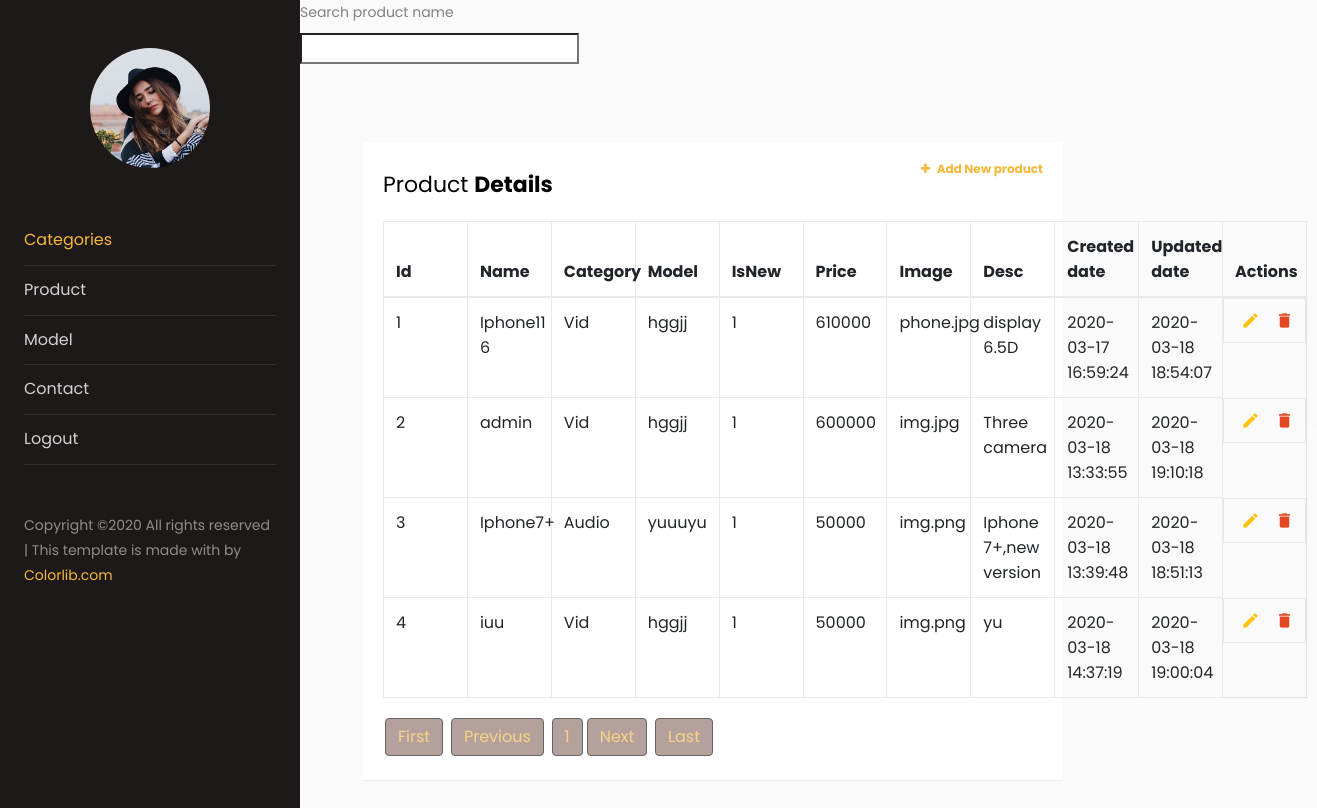
The app's page /products/addProductinfo.php with its own data.
### tables this page shows
CREATE TABLE `products` (
  `id` int(5) NOT NULL,
  `prName` varchar(255) DEFAULT NULL,
  `category_id` int(11) NOT NULL,
  `model_id` int(11) NOT NULL,
  `is_New` tinyint(1) DEFAULT NULL,
  `price` int(20) DEFAULT NULL,
  `image_path` varchar(100) DEFAULT NULL,
  `description` varchar(255) DEFAULT NULL,
  `created_date` datetime DEFAULT NULL,
  `update_date` timestamp NULL DEFAULT NULL ON UPDATE CURRENT_TIMESTAMP
);

CREATE TABLE `categories` (
  `id` int(5) NOT NULL,
  `name` varchar(255) NOT NULL,
  `created_date` date DEFAULT NULL,
  `update_date` date DEFAULT NULL
);

CREATE TABLE `models` (
  `id` int(5) NOT NULL,
  `title` varchar(255) DEFAULT NULL,
  `category_id` int(11) DEFAULT NULL,
  `created_date` datetime DEFAULT NULL,
  `update_date` timestamp NULL DEFAULT NULL ON UPDATE CURRENT_TIMESTAMP
);

### products/addProductinfo.php (the view, shortened to what this page needs)
<?php
include "../backend/connect.php";
require_once "../frontend/front.php";
$products = $conn->query("SELECT `products`.*, `categories`.`name`,`models`.`title`
                                        FROM `products`
                                            LEFT JOIN `categories` ON products.category_id=categories.id
                                            LEFT JOIN `models` ON products.model_id=models.id");
$products->execute();
$arr = $products->fetchAll(PDO::FETCH_ASSOC);
?>
<html lang="en">
<head>
    <link rel="stylesheet" href="https://stackpath.bootstrapcdn.com/font-awesome/4.7.0/css/font-awesome.min.css">
    <link rel="stylesheet" href="https://maxcdn.bootstrapcdn.com/font-awesome/4.7.0/css/font-awesome.min.css">
    <link rel="stylesheet" href="../css/style.css">
    <link rel="stylesheet" href="../sidebar-01/css/style.css">
</head>
<body>
<form">
<label for="search">Search product name</label>
<br>
<input type="search" id="prSearch" name="search">
<div id="content" class="p-4 p-md-5">
    <div class="all">
        <div class="container">
            <div class="table-wrapper">
                <div class="table-title">
                    <div class="row">
                        <div class="col-sm-8"><h2>Product <b>Details</b></h2></div>
                        <div class="col-sm-4">
                            <a href="newProduct.php" class="add-new"><i class="fa fa-plus"></i> Add New
                                product<a>
                        </div>
                    </div>
                </div>
                <table style="width:140%"
                       class="table table-bordered" id="table_data">
                    <thead>
                    <tr>
                        <th style="width:20%">Id</th>
                        <th style="width:20%">Name</th>
                        <th style="width:20%">Category</th>
                        <th style="width:20%">Model</th>
                        <th style="width:20%">IsNew</th>
                        <th style="width:20%">Price</th>
                        <th style="width:20%">Image</th>
                        <th style="width:20%">Desc</th>
                        <th style="width:20%">Created date</th>
                        <th style="width:20%">Updated date</th>
                        <th style="width:20%">Actions</th>
                    </tr>
                    </thead>
                    <tbody>
                    <?php
                    if(isset($_GET['pages']) && !empty($_GET['pages'])){
                    $currentPage = $_GET['pages'];
                    }else{
                    $currentPage = 1;
                    }
                    $offset = 10;
                    $sql = "SELECT count(*) FROM `products`";
                    $result = $conn->prepare($sql);
                    $result->execute();
                    $number_of_rows = $result->fetchColumn();
                    $count=ceil($number_of_rows/$offset);
                    foreach ($arr as $v) {
                    ?>
                    <tr>
                        <td><?php echo $v["id"] ?></td>
                        <td><?php echo $v["prName"] ?></td>
                        <td><?php echo $v["name"] ?></td>
                        <td><?php echo $v["title"] ?></td>
                        <td><?php echo $v["is_New"] ?></td>
                        <td><?php echo $v["price"] ?></td>
                        <td><?php echo $v["image_path"] ?></td>
                        <td><?php echo $v["description"] ?></td>
                        <td><?php echo $v["created_date"] ?></td>
                        <td><?php echo $v["update_date"] ?></td>
                        <td style="display: flex">
                            <a href="editProduct.php?id=<?= $v['id'] ?>&category_id=<?=$v['category_id']?>&model_id=<?=$v['model_id']?>" class="edit" title="Edit"
                               data-toggle="tooltip"><i class="material-icons">&#xE254;</i></a>
                            <a style="color:#E34724" class="clear" title="Delete" data-toggle="tooltip"><i
                                        class="material-icons">&#xE872;</i></a>
                        </td>
                    </tr>
                    <?php
                    }
                    ?>
                    </tbody>
                </table>
                <?php
                echo "
                <button class='btn'><a href='addProductinfo.php?pages=1'>First</a></button>
                <button class='btn'><a href='addProductinfo.php?pages=" .($currentPage-1)."'>Previous</a></button>";
                for($currentPage=1;$currentPage <= $count;$currentPage++) {
                    echo "
<button class='btn'><a href='?addProductinfo?pages=$currentPage'>$currentPage</a></button>";
                }
                echo "<button class='btn'><a href='addProductinfo.php?pages=".($currentPage+1)."'>Next</a></button>
<button class='btn'><a href='addProductinfo.php?pages=$count'>Last</a></button>";
                ?>
            </div>
        </div>
    </div>
</div>
</body>
</html>

### css/style.css (style rules this page uses)
body { background-image: url("../images/bg.jpg"); background-repeat: no-repeat; background-size: 100%; }

### products/addProductinfo.php (style rules this page uses)
.btn { background-color: #846459; border: 1px solid black; text-decoration: none; color: white; padding: 6px 12px; text-align: center; font-size: 16px; margin: 4px 2px; opacity: 0.6; transition: 0.3s; }

### records on screen
products: id "1", prName "Iphone11 6", category.name "Vid", model.title "hggjj", is_New "1", price "610000", image_path "phone.jpg", description "display 6.5D", created_date "2020-03-17 16:59:24", update_date "2020-03-18 18:54:07"
products: id "2", prName "admin", category.name "Vid", model.title "hggjj", is_New "1", price "600000", image_path "img.jpg", description "Three camera", created_date "2020-03-18 13:33:55", update_date "2020-03-18 19:10:18"
products: id "3", prName "Iphone7+", category.name "Audio", model.title "yuuuyu", is_New "1", price "50000", image_path "img.png", description "Iphone 7+,new version", created_date "2020-03-18 13:39:48", update_date "2020-03-18 18:51:13"
products: id "4", prName "iuu", category.name "Vid", model.title "hggjj", is_New "1", price "50000", image_path "img.png", description "yu", created_date "2020-03-18 14:37:19", update_date "2020-03-18 19:00:04"
